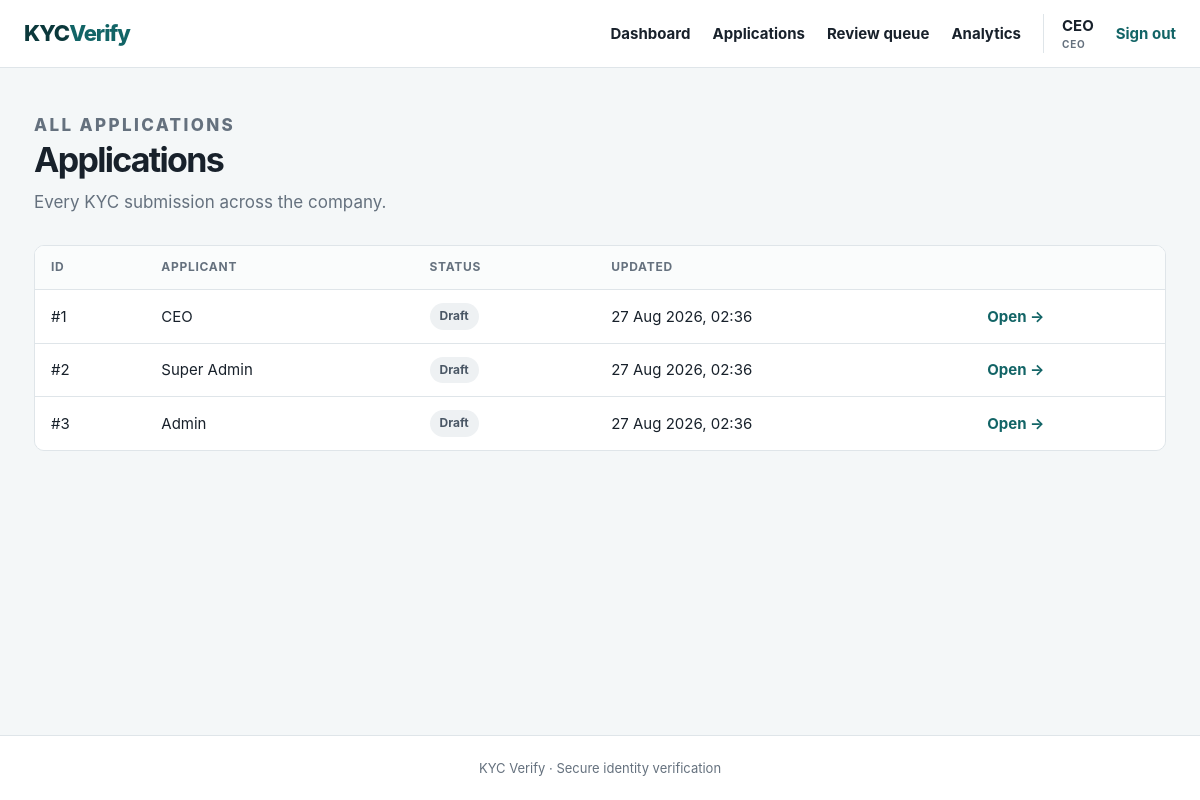
Screenshot of /?page=applications (signed in) with the database file from the repository.
### tables this page shows
CREATE TABLE applications (
    id INT UNSIGNED AUTO_INCREMENT PRIMARY KEY,
    applicant_id INT UNSIGNED NOT NULL,
    reviewer_id INT UNSIGNED NULL,
    status ENUM(
        'DRAFT',
        'SUBMITTED',
        'UNDER_REVIEW',
        'APPROVED',
        'REJECTED',
        'RESUBMISSION_REQUESTED'
    ) NOT NULL DEFAULT 'DRAFT',
    full_name VARCHAR(160) NULL,
    date_of_birth DATE NULL,
    nationality VARCHAR(100) NULL,
    id_type VARCHAR(60) NULL,
    id_number VARCHAR(100) NULL,
    id_issue_date DATE NULL,
    issuing_district VARCHAR(100) NULL,
    review_notes TEXT NULL,
    reviewed_at DATETIME NULL,
    created_at TIMESTAMP NOT NULL DEFAULT CURRENT_TIMESTAMP,
    updated_at TIMESTAMP NOT NULL DEFAULT CURRENT_TIMESTAMP ON UPDATE CURRENT_TIMESTAMP,
    CONSTRAINT fk_applicant FOREIGN KEY (applicant_id) REFERENCES users (id) ON DELETE CASCADE,
    CONSTRAINT fk_reviewer FOREIGN KEY (reviewer_id) REFERENCES users (id) ON DELETE SET NULL,
    INDEX idx_status (status),
    INDEX idx_applicant (applicant_id),
    INDEX idx_updated (updated_at),
    INDEX idx_created (created_at)
);

CREATE TABLE users (
    id INT UNSIGNED AUTO_INCREMENT PRIMARY KEY,
    username VARCHAR(120) NOT NULL,
    email VARCHAR(190) NOT NULL UNIQUE,
    password_hash VARCHAR(255) NOT NULL,
    created_at TIMESTAMP NOT NULL DEFAULT CURRENT_TIMESTAMP
);

### index.php (called while the page is built, shortened)
<?php
require_once __DIR__ . '/functions.php';
require_once __DIR__ . '/auth.php';
require_once __DIR__ . '/layout.php';
$u    = user();
$page = $_GET['page'] ?? ($u ? 'dashboard' : 'login');
require __DIR__ . '/pages/' . $page . '.php';

### auth.php (called while the page is built, shortened)
<?php
function user(): ?array
{
    return $_SESSION['user'] ?? null;
}
function is_staff(): bool
{
    $u = user();
    return $u !== null && in_array($u['role'], STAFF_ROLES, true);
}

### database.php (called while the page is built, shortened)
<?php
function db(): PDO {
    static $pdo = null;
    if ($pdo === null) {
        $pdo = new PDO('mysql:host=' . DB_HOST . ';dbname=' . DB_NAME . ';charset=utf8mb4', DB_USER, DB_PASS, [
            PDO::ATTR_ERRMODE => PDO::ERRMODE_EXCEPTION,
            PDO::ATTR_DEFAULT_FETCH_MODE => PDO::FETCH_ASSOC,
            PDO::ATTR_EMULATE_PREPARES => false,
        ]);
    }
    return $pdo;
}

### pages/applications.php (the view, shortened to what this page needs)
<?php
$u = require_login();
$isStaff = is_staff();
if ($isStaff) {
    $apps = db()->query('SELECT a.*, u.username applicant_name
                         FROM applications a JOIN users u ON u.id = a.applicant_id
                         ORDER BY a.updated_at DESC')->fetchAll();
} else {
    $s = db()->prepare('SELECT a.*, u.username applicant_name
                        FROM applications a JOIN users u ON u.id = a.applicant_id
                        WHERE a.applicant_id = ? ORDER BY a.updated_at DESC');
    $s->execute([$u['id']]);
    $apps = $s->fetchAll();
}
?>
<div class="hero compact">
    <div>
        <p class="eyebrow"><?= $isStaff ? 'ALL APPLICATIONS' : 'MY APPLICATIONS' ?></p>
        <h1>Applications</h1>
        <p><?= $isStaff ? 'Every KYC submission across the company.' : 'Create a new verification or continue an existing draft.' ?></p>
    </div>
</div>
<div class="table-wrap">
    <table>
        <thead>
        <tr>
            <th>ID</th>
            <?php if ($isStaff): ?><th>Applicant</th><?php endif; ?>
            <th>Status</th>
            <th>Updated</th>
            <th></th>
        </tr>
        </thead>
        <tbody>
        <?php foreach ($apps as $a): ?>
            <tr>
                <td>#<?= $a['id'] ?></td>
                <?php if ($isStaff): ?><td><?= e($a['applicant_name']) ?></td><?php endif; ?>
                <td><?= badge($a['status']) ?></td>
                <td><?= e(date('d M Y, H:i', strtotime($a['updated_at']))) ?></td>
                <td><a href="?page=application&id=<?= $a['id'] ?>">Open →</a></td>
            </tr>
        <?php endforeach; ?>
        </tbody>
    </table>
</div>

### functions.php (shortened to what this page needs)
<?php
require_once __DIR__ . '/database.php';
function e(?string $value): string
{
    return htmlspecialchars((string) $value, ENT_QUOTES, 'UTF-8');
}
function status_class(string $status): string
{
    return strtolower(str_replace('_', '-', $status));
}
function format_status(string $status): string
{
    return ucwords(strtolower(str_replace('_', ' ', $status)));
}
function badge(string $status): string
{
    return '<span class="badge badge-' . status_class($status) . '">' . e(format_status($status)) . '</span>';
}

### assets/style.css (style rules this page uses)
:root { --ink: #18212b; --muted: #65717e; --line: #dfe5e9; --paper: #ffffff; --bg: #f4f7f8; --brand: #126466; --brand-dark: #0b383b; --brand-soft: #e3f0f0; --success: #1d7a4f; --success-bg: #e6f4ec; --danger: #b53d3d; --danger-bg: #fbeaea; --warn: #9d6510; --warn-bg: #fdf6e7; --info: #245a9d; --info-bg: #e9f0fa; --radius: 12px; --shadow: 0 3px 12px rgba(28, 63, 73, 0.06); }
* { box-sizing: border-box; }
body { margin: 0; background: var(--bg); color: var(--ink); font: 15px/1.55 Inter, system-ui, -apple-system, BlinkMacSystemFont, "Segoe UI", sans-serif; min-height: 100vh; display: flex; flex-direction: column; }
a { color: var(--brand); font-weight: 650; text-decoration: none; }
.hero { display: flex; justify-content: space-between; align-items: end; margin-bottom: 30px; gap: 24px; }
.hero h1, .auth h1 { font-size: clamp(30px, 5vw, 46px); line-height: 1.08; margin: 4px 0 10px; letter-spacing: -1.7px; }
.hero p { margin: 0; color: var(--muted); font-size: 17px; }
.hero.compact h1 { font-size: 34px; }
.eyebrow { color: var(--brand); font-size: 11px; font-weight: 800; letter-spacing: 0.14em; margin: 0 0 6px; }
.table-wrap { overflow-x: auto; border: 1px solid var(--line); border-radius: 10px; }
table { width: 100%; border-collapse: collapse; background: var(--paper); }
th { text-align: left; font-size: 12px; text-transform: uppercase; letter-spacing: 0.06em; color: var(--muted); padding: 12px 16px; border-bottom: 1px solid var(--line); background: #fafcfc; white-space: nowrap; }
td { padding: 13px 16px; border-bottom: 1px solid var(--line); vertical-align: middle; }
tbody tr:last-child td { border-bottom: 0; }
.badge { display: inline-block; padding: 4px 10px; border-radius: 999px; font-size: 12px; font-weight: 700; white-space: nowrap; }
.badge-draft { background: #eef1f3; color: #4a5765; }

### rows the page displays
applications: id "1", applicant.username "CEO", status "Draft", updated_at "27 Aug 2026, 02:36"
applications: id "2", applicant.username "Super Admin", status "Draft", updated_at "27 Aug 2026, 02:36"
applications: id "3", applicant.username "Admin", status "Draft", updated_at "27 Aug 2026, 02:36"

### other values shown
$label "Dashboard"
$label "Applications"
$label "Review queue"
$label "Analytics"
$u['username'] "CEO"
role_label($u['role']) "CEO"
APP_NAME "KYC Verify"
